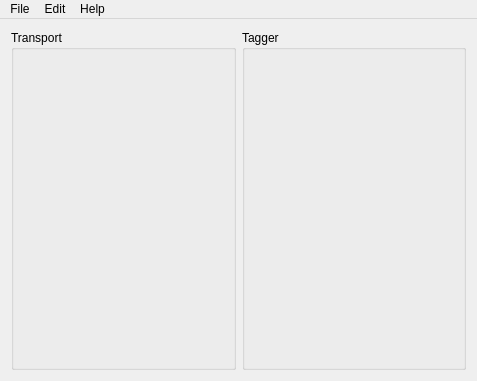
<?xml version="1.0" encoding="UTF-8"?>
<ui version="4.0">
 <class>MainWindow</class>
 <widget class="QMainWindow" name="MainWindow">
  <property name="geometry">
   <rect>
    <x>0</x>
    <y>0</y>
    <width>477</width>
    <height>381</height>
   </rect>
  </property>
  <property name="windowTitle">
   <string>MainWindow</string>
  </property>
  <property name="windowOpacity">
   <double>1.000000000000000</double>
  </property>
  <property name="autoFillBackground">
   <bool>true</bool>
  </property>
  <property name="tabShape">
   <enum>QTabWidget::Rounded</enum>
  </property>
  <widget class="QWidget" name="centralWidget">
   <property name="sizePolicy">
    <sizepolicy hsizetype="Expanding" vsizetype="Expanding">
     <horstretch>0</horstretch>
     <verstretch>0</verstretch>
    </sizepolicy>
   </property>
   <layout class="QHBoxLayout" name="horizontalLayout">
    <item>
     <widget class="QGroupBox" name="groupBoxTransport">
      <property name="sizePolicy">
       <sizepolicy hsizetype="MinimumExpanding" vsizetype="MinimumExpanding">
        <horstretch>0</horstretch>
        <verstretch>0</verstretch>
       </sizepolicy>
      </property>
      <property name="autoFillBackground">
       <bool>true</bool>
      </property>
      <property name="title">
       <string>Transport</string>
      </property>
      <property name="flat">
       <bool>false</bool>
      </property>
     </widget>
    </item>
    <item>
     <widget class="QGroupBox" name="groupBoxTagger">
      <property name="sizePolicy">
       <sizepolicy hsizetype="MinimumExpanding" vsizetype="MinimumExpanding">
        <horstretch>0</horstretch>
        <verstretch>0</verstretch>
       </sizepolicy>
      </property>
      <property name="autoFillBackground">
       <bool>true</bool>
      </property>
      <property name="title">
       <string>Tagger</string>
      </property>
      <property name="flat">
       <bool>false</bool>
      </property>
     </widget>
    </item>
   </layout>
  </widget>
  <widget class="QMenuBar" name="menuBar">
   <property name="geometry">
    <rect>
     <x>0</x>
     <y>0</y>
     <width>477</width>
     <height>23</height>
    </rect>
   </property>
   <widget class="QMenu" name="menuFile">
    <property name="title">
     <string>File</string>
    </property>
    <addaction name="actionNew_Experiment"/>
    <addaction name="actionOpen_Experiment"/>
    <addaction name="separator"/>
    <addaction name="actionClose"/>
    <addaction name="actionQuit"/>
   </widget>
   <widget class="QMenu" name="menuEdit">
    <property name="title">
     <string>Edit</string>
    </property>
    <addaction name="actionPreferences"/>
    <addaction name="actionTest"/>
   </widget>
   <widget class="QMenu" name="menuHelp">
    <property name="title">
     <string>Help</string>
    </property>
    <addaction name="actionAbout_Eve"/>
   </widget>
   <addaction name="menuFile"/>
   <addaction name="menuEdit"/>
   <addaction name="menuHelp"/>
  </widget>
  <action name="actionOpen_Experiment">
   <property name="text">
    <string>Open Experiment</string>
   </property>
   <property name="shortcut">
    <string>Ctrl+O</string>
   </property>
  </action>
  <action name="actionQuit">
   <property name="text">
    <string>Quit</string>
   </property>
   <property name="shortcut">
    <string>Ctrl+Q</string>
   </property>
  </action>
  <action name="actionClose">
   <property name="text">
    <string>Close</string>
   </property>
   <property name="shortcut">
    <string>Ctrl+W</string>
   </property>
  </action>
  <action name="actionPreferences">
   <property name="text">
    <string>Preferences</string>
   </property>
   <property name="shortcut">
    <string>Alt+,</string>
   </property>
  </action>
  <action name="actionTest">
   <property name="text">
    <string>Test</string>
   </property>
  </action>
  <action name="actionAbout_Eve">
   <property name="text">
    <string>About Eve</string>
   </property>
   <property name="shortcut">
    <string>Ctrl+H</string>
   </property>
  </action>
  <action name="actionNew_Experiment">
   <property name="text">
    <string>New Experiment</string>
   </property>
   <property name="shortcut">
    <string>Ctrl+N</string>
   </property>
  </action>
 </widget>
 <layoutdefault spacing="6" margin="11"/>
 <resources/>
 <connections/>
</ui>
